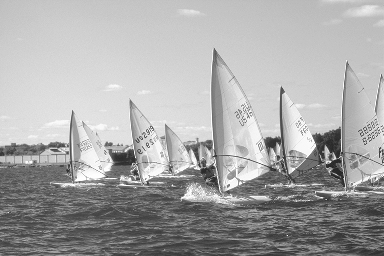
%> input picture Lab Week 2/yacht.tif, 384 x 256 px
$ octave Flip.m   (GNU Octave 9; MATLAB toolbox functions it lacks are replaced by stand-ins)
%> lines starting %> are read from the running program, lines starting %| are printed output that depends on the picture
orgImg = imread('yacht.tif');
%> orgImg is the input picture: size 256x384 uint8; min 34, max 255, mean 168
%to reassign the original image
img = orgImg;
[r, c] = size(img);
%> r = 256; c = 384
savePath = fullfile(strcat(pwd, '\Results'));
if ~exist(savePath, 'dir')
    mkdir(savePath);
end
%showing the original
imshow(orgImg);
title("Original Image");
%horizontally flipping
%iterate through half the rows, but through
%the whole columns.
for i = 1:r/2
    for j = 1:c
        temp = img(i,j);
        img(i,j)=img(r-i+1,j);
        img(r-i+1,j)=temp;
    end
end
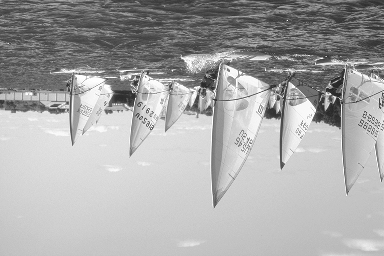
%> img: size 256x384 uint8; min 34, max 255, mean 168; mean of the top-left, top-right, bottom-left and bottom-right quarters 133.2, 131, 210.7, 197.1
figure, imshow(img);
title("Flipped Horizontally");

fullFileName = fullfile(savePath, 'Flipped Horizontally.tif');
imwrite(img, fullFileName);
%reassigning
img = orgImg;
%flipping vertically
%iterate through half the columns
%but all of the rows.
for i = 1:r
    for j = 1:c/2
        temp = img(i,j);
        img(i,j)=img(i,c-j+1);
        img(i,c-j+1)=temp;
    end
end
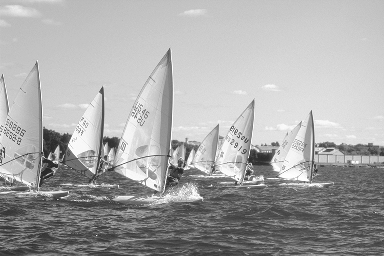
%> img: size 256x384 uint8; min 34, max 255, mean 168; mean of the top-left, top-right, bottom-left and bottom-right quarters 197.1, 210.7, 131, 133.2
figure, imshow(img);
title("Flipped Vertically");
fullFileName = fullfile(savePath, 'Flipped Vertically.tif');
imwrite(img, fullFileName);
img = orgImg;
for i = 1:r
    for j=1:c
        img(i,j) = 255-img(i,j);
    end
end
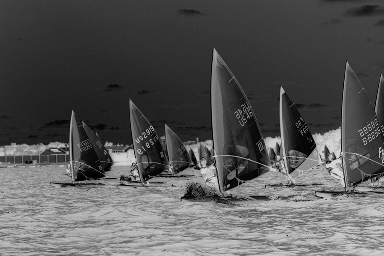
%> img: size 256x384 uint8; min 0, max 221, mean 87
figure, imshow(img);
title("Negative");
fullFileName = fullfile(savePath, 'Negative.tif');
imwrite(img, fullFileName);
img = orgImg;
for i = 1:r
    for j=1:c
        img(i,j) = img(i,j)*0.5;
    end
end
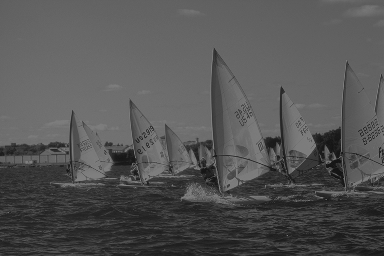
%> img: size 256x384 uint8; min 17, max 128, mean 84.2
figure, imshow(img);
title("Multiplied 0.5");
fullFileName = fullfile(savePath, 'Multiply 0.5.tif');
imwrite(img, fullFileName);
img = orgImg;
for i = 1:r
    for j=1:c
        img(i,j) = img(i,j)*1.5;
    end
end
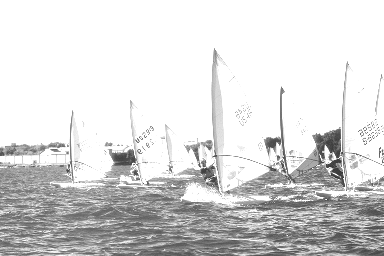
%> img: size 256x384 uint8; min 51, max 255, mean 217.2
figure, imshow(img);
title("Multiplied 1.5");
fullFileName = fullfile(savePath, 'Multiply 1.5.tif');
imwrite(img, fullFileName);
